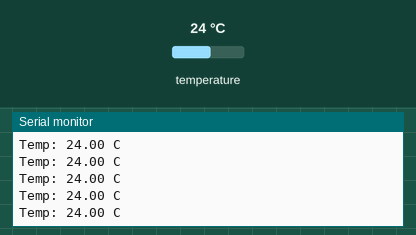
A sketch run on a simulated Arduino Uno, built with avr-gcc and run on an emulated ATmega328P. Parts: the last lines printed to the serial monitor. The test bench sets the inputs (shaded band); at power-on: temperature 24 °C.

Above: at 1.2 s.
1.3 s: temperature set to 12 °C
At 1.32 s:
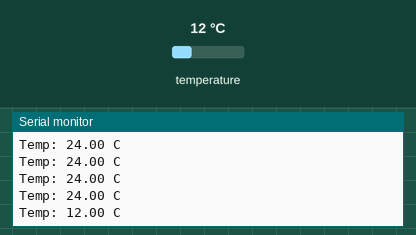
2.8 s: temperature set to 19 °C
At 2.84 s:
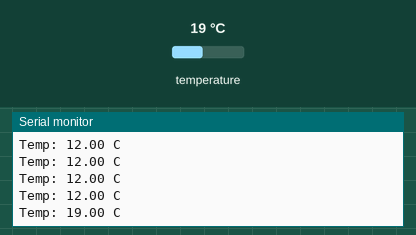
Timing chart, 0 to 5.8 s (numbered marks = the images above; inputs shaded):
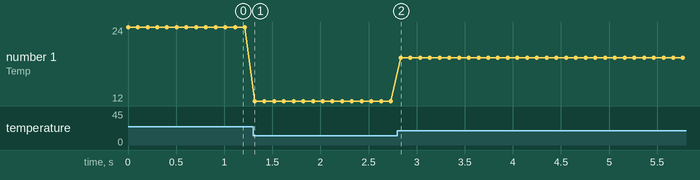

Measured:
- after the input at 1.3 s, the serial monitor: prints a new line at once (image 1)
- after the input at 2.8 s, the serial monitor: prints a new line at once (image 2)
- plotted number 1: 24 → 12 after the input at 1.3 s, 12 → 19 after the input at 2.8 s

The sketch:

masterHack2.ino
```cpp
#include <DS3231.h>
DS3231  rtc(SDA, SCL);
void setup() {
  rtc.begin();
  Serial.begin(9600);
}

void loop() {
  Serial.print("Temp: ");
  Serial.print(rtc.getTemp());
  Serial.print(" C");
  Serial.println("          ");
  delay(100);
}
```
